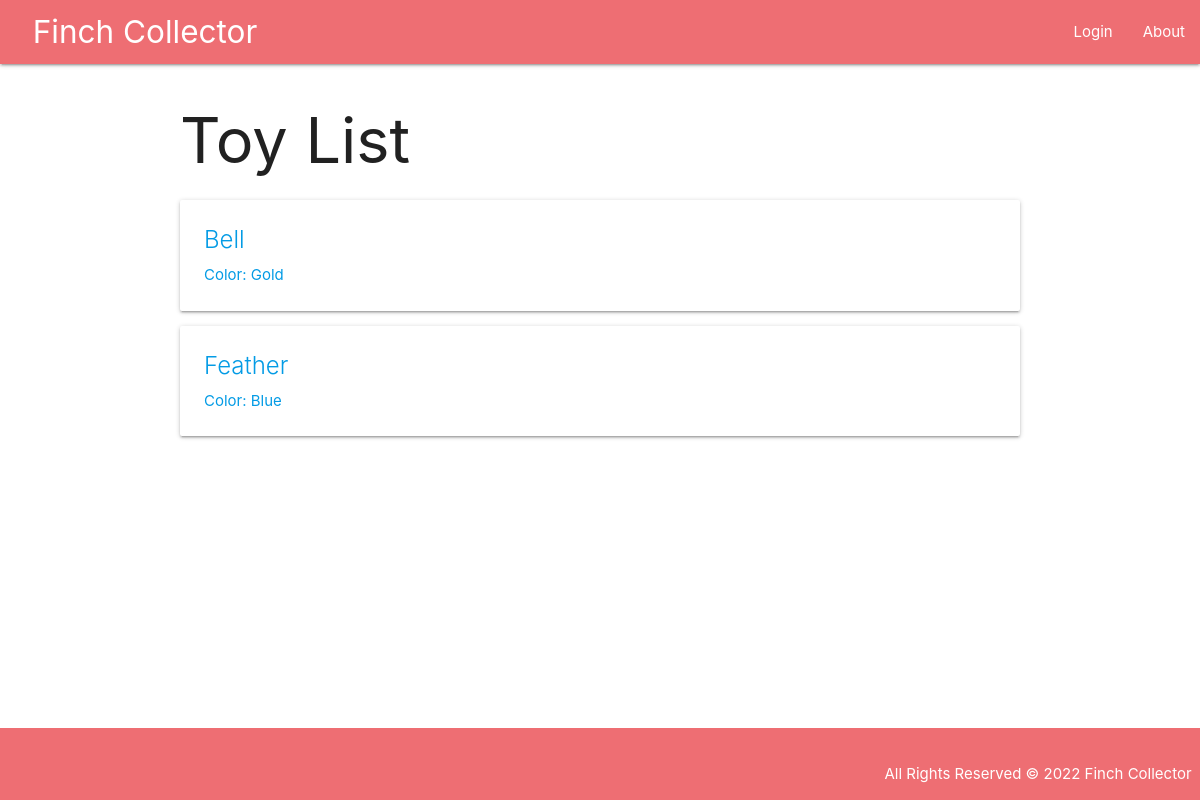
Before: /toys/ with the older database file.
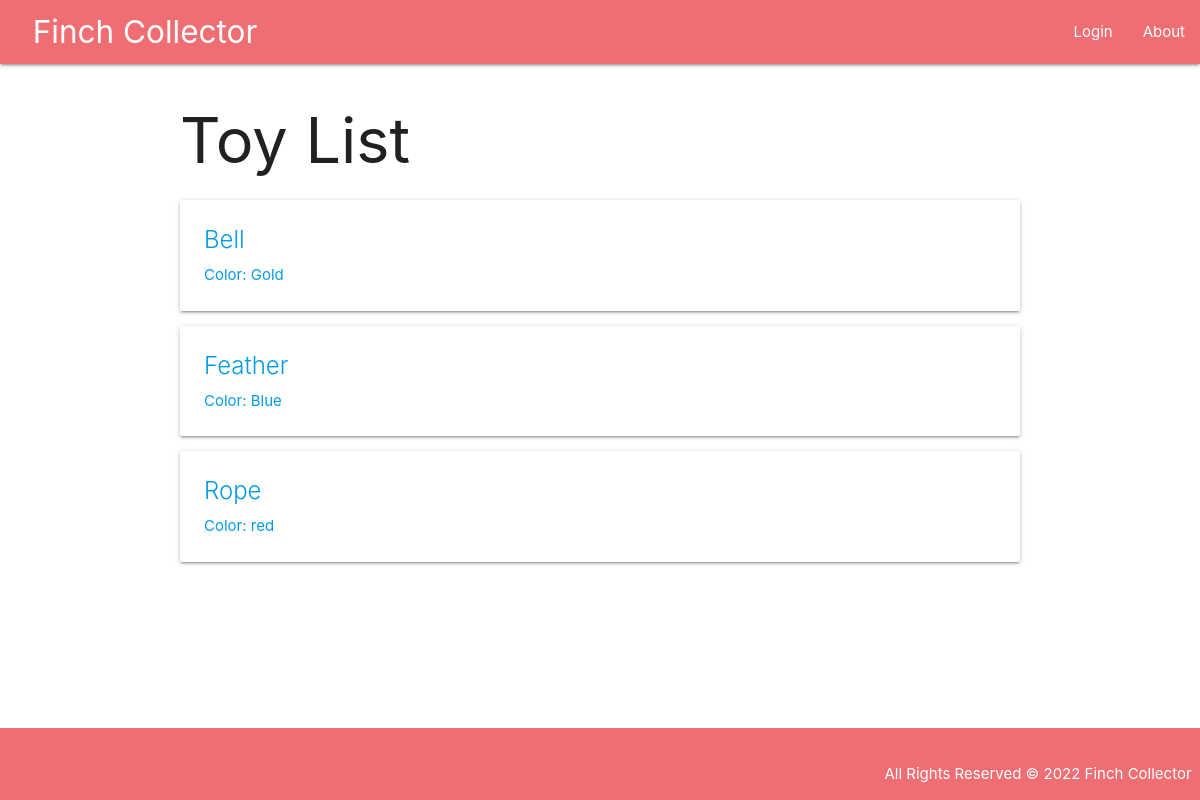
After: the same page with the newer database file.
### main_app/models.py (models this page shows, shortened)
class Toy(models.Model):
  name = models.CharField(max_length=50)
  color = models.CharField(max_length=20)

### main_app/views.py (the view)
# urls.py: path('toys/', views.ToyList.as_view(), name='toys'),
class ToyList(ListView):
  model = Toy
  context_object_name = 'toys'

### main_app/templates/main_app/toy_list.html
{% extends 'base.html' %}
{% block content %}
  <h1>Toy List</h1>
  {% for toy in toys %}
    <div class="card">
      <a href="{% url 'toy_detail' toy.id %}">
        <div class="card-content">
          <span class="card-title">{{ toy.name }}</span>
          <p>Color: {{ toy.color }}</p>
        </div>
      </a>
    </div>
  {% endfor %}
{% endblock %}

Changed rows visible on the page:
added Toy: name "Rope", color "red"
